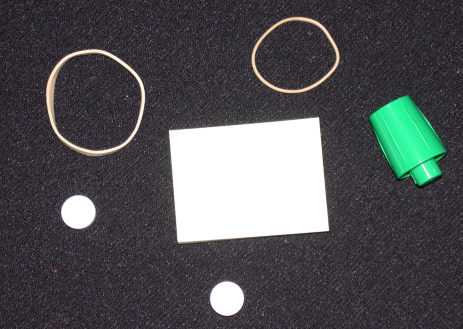
%> input picture hw3/asset/image/rubberband_cap.png, 463 x 329 px
$ octave edge_test.m   (GNU Octave 9; MATLAB toolbox functions it lacks are replaced by stand-ins)
%> lines starting %> are read from the running program, lines starting %| are printed output that depends on the picture
%DIP16 Assignment 2
%Edge Detection
%In this assignment, you should build your own edge detection and edge linking
%function to detect the edges of a image.
%Please Note you cannot use the build-in matlab edge and bwtraceboundary function
%We supply four test images, and you can use others to show your results for edge
%detection, but you just need do edge linking for rubberband_cap.png.
clc; clear all;
% Load the test image
imgTest = im2double(imread('rubberband_cap.png'));
imgTestGray = rgb2gray(imgTest);
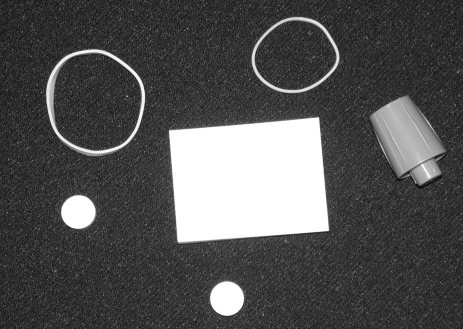
%> imgTestGray: size 329x463 double; min 0.0216, max 1, mean 0.323
figure; clf;
imshow(imgTestGray);

%now call your function my_edge, you can use matlab edge function to see
%the last result as a reference first
img_edge = my_edge(imgTestGray);
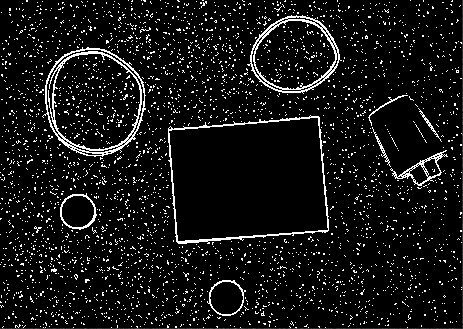
%> displayed picture: size 329x463, on the screen's scale of 0 to 255; min 0, max 255, mean 19.9
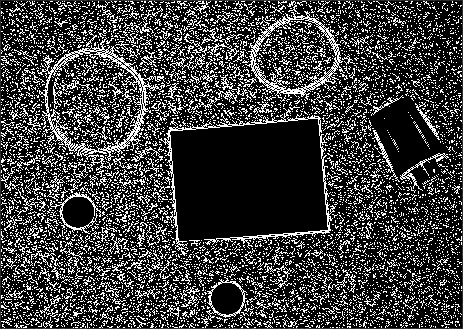
%> displayed picture: size 329x463, on the screen's scale of 0 to 255; min 0, max 255, mean 61.3
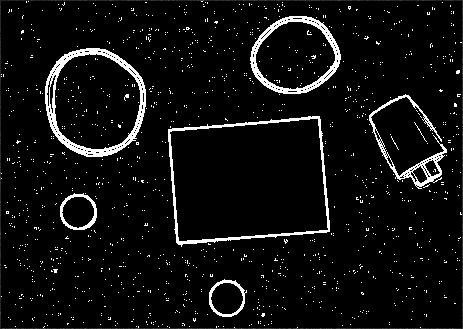
%> displayed picture: size 329x463, on the screen's scale of 0 to 255; min 0, max 255, mean 14.7
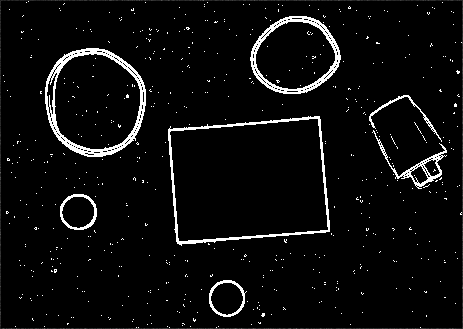
%> displayed picture: size 329x463, on the screen's scale of 0 to 255; min 0, max 255, mean 12.1
%img_edge = my_edge(filter_gray_image);
%using imtool, you select a object boundary to trace, and choose
%an appropriate edge point as the start point
imtool(img_edge);
%now call your function my_edgelinking, you can use matlab bwtraceboundary
%function to see the last result as a reference first. please trace as many
%different object boundaries as you can, and choose different start edge points.
%> (the run ends here)
